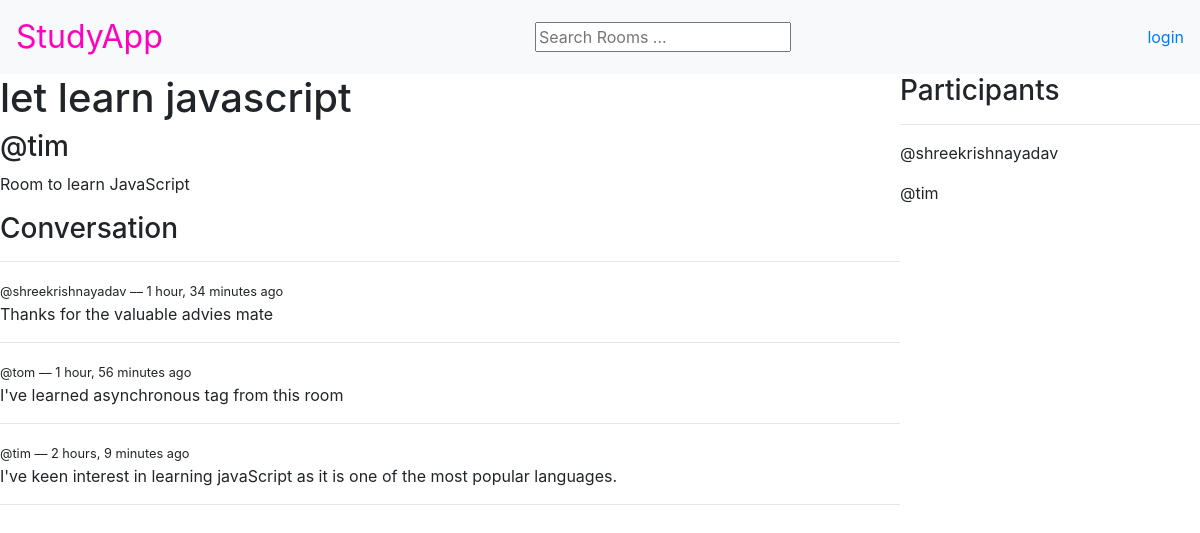
Page /room/3/ on the committed database.
### base/models.py (models this page shows, shortened)
class Room(models.Model):
    host = models.ForeignKey(User, on_delete=models.SET_NULL, null=True)
    topic = models.ForeignKey(Topic, on_delete=models.SET_NULL, null=True)
    name = models.CharField(max_length=200)
    description = models.TextField(null=True, blank=True)
    participants = models.ManyToManyField(User, related_name='participants', blank=True)
    updated = models.DateTimeField(auto_now=True)
    created = models.DateTimeField(auto_now_add=True)
    class Meta:
        ordering = ['-created', '-updated']

class Message(models.Model):
    user = models.ForeignKey(User, on_delete=models.CASCADE, default=1)
    room = models.ForeignKey(Room, on_delete=models.CASCADE)
    body = models.TextField()
    updated = models.DateTimeField(auto_now=True)
    created = models.DateTimeField(auto_now_add=True)

### base/views.py (the view, shortened to what this page needs)
# urls.py: path("room/<str:pk>/", views.room , name = "room" ),
def room(request,pk):
    room = Room.objects.get(id=pk)
    room_messages = room.message_set.all().order_by('-created')
    participants = room.participants.all()
    context = {'room':room, 'room_messages': room_messages, 'participants': participants}
    return render(request, "base/room.html", context)

### base/templates/base/room.html (shortened to what this page needs)
{% extends "base/main.html" %}
{% block content %}
<div class="room-container">
    <div>
        <h1> {{room.name}} </h1>
        <h3> @{{room.host}} </h3>
        <p> {{room.description}}</p>
        <div class="comment-wrapper">
            <h3> Conversation</h3>
            <hr>
            {% for message in room_messages %}
                <div>
                    <small>@{{message.user}} –– {{message.created|timesince}} ago </small>
                    <p>{{message.body}}</p>
                    <hr>
                </div>
            {% endfor %}
        </div>
    </div>
    <div>
        <h3> Participants</h3>
        <hr>
        {% for participant in participants %}
            <div>
                <p> @{{participant.username}}</p>
            </div>
        {% endfor %}
    </div>
</div>
{% endblock content %}

### static/css/style.css (style rules this page uses)
.room-container { display: grid; grid-template-columns: 3fr 1fr; }

### rows in the picture
Room: name "let learn javascript", host "tim", description "Room to learn JavaScript"
Message: user "shreekrishnayadav", created "1 hour, 34 minutes", body "Thanks for the valuable advies mate"
Message: user "tom", created "1 hour, 56 minutes", body "I've learned asynchronous tag from this room"
Message: user "tim", created "2 hours, 9 minutes", body "I've keen interest in learning javaScript as it is one of the most popular languages."

### other values in the picture
{{ participant.username }} "shreekrishnayadav"
{{ participant.username }} "tim"
